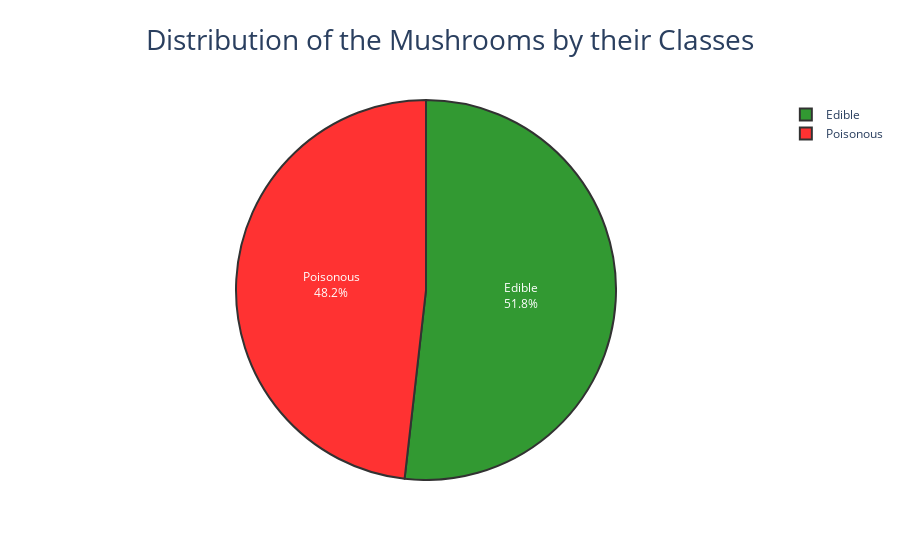

The notebook cell this image was saved under:
### Markdown cell above
## Exploratory Data Analysis

In the EDA step, We visualize each feature by its class distribution. The "class" refers that the information of this mushroom is edible or poisonous.

### Mushroom Class

### Code cell
labels = ['Edible', 'Poisonous']
values = [mushrooms.describe()['class']['freq'], mushrooms.describe()['class']['count']-mushrooms.describe()['class']['freq']]
colors = ['green', 'red']

fig = go.Figure(data=[go.Pie(labels=labels, values=values, opacity=0.8)])
fig.update_traces(textinfo='percent+label', marker=dict(line=dict(color='#000000', width=2), colors=colors))
fig.update_layout(title_text='Distribution of the Mushrooms by their Classes', title_x=0.5, title_font=dict(size=28))
fig.show()

### Figure 1 — Plotly figure (JSON) as saved in the notebook; plotly's stock layout.template omitted (floating-point values rounded to 4 significant figures)
{"data": [{"labels": ["Edible", "Poisonous"], "marker": {"colors": ["green", "red"], "line": {"color": "#000000", "width": 2}}, "opacity": 0.8, "textinfo": "percent+label", "type": "pie", "values": [4208, 3916]}], "layout": {"title": {"font": {"size": 28}, "text": "Distribution of the Mushrooms by their Classes", "x": 0.5}}}
